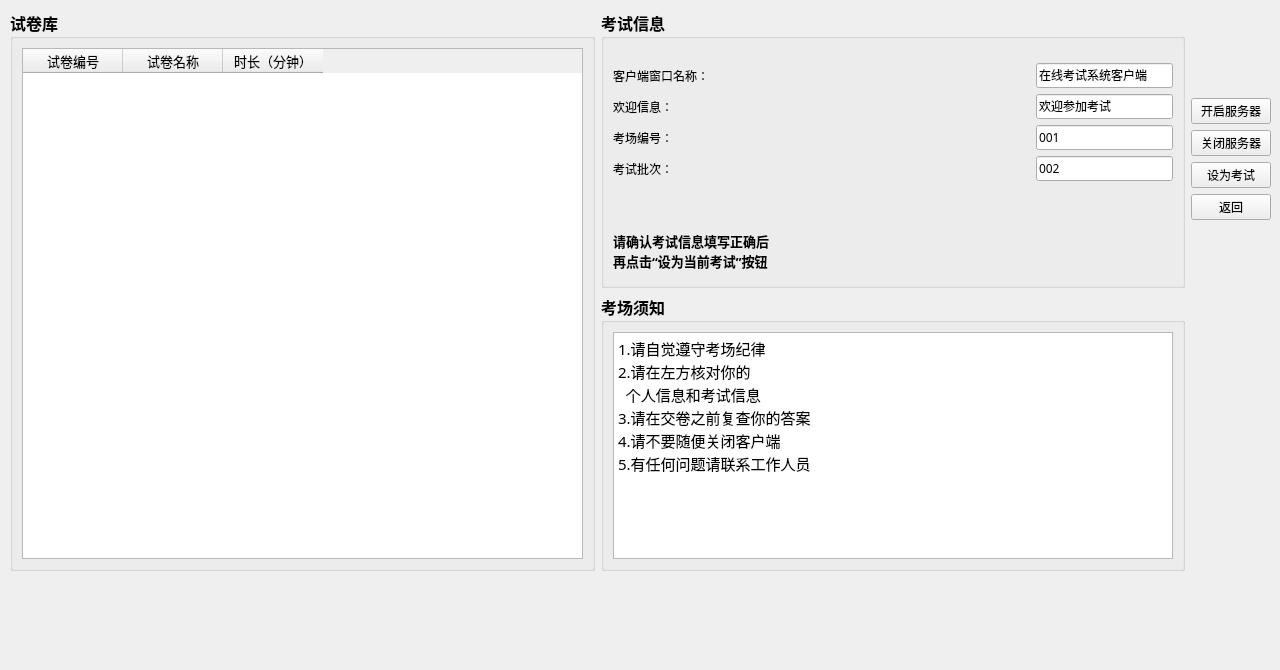
<?xml version="1.0" encoding="UTF-8"?>
<ui version="4.0">
 <class>ExamCtrlUI</class>
 <widget class="QWidget" name="ExamCtrlUI">
  <property name="geometry">
   <rect>
    <x>0</x>
    <y>0</y>
    <width>1280</width>
    <height>670</height>
   </rect>
  </property>
  <property name="minimumSize">
   <size>
    <width>1280</width>
    <height>670</height>
   </size>
  </property>
  <property name="maximumSize">
   <size>
    <width>1280</width>
    <height>713</height>
   </size>
  </property>
  <property name="windowTitle">
   <string>Form</string>
  </property>
  <widget class="QWidget" name="layoutWidget">
   <property name="geometry">
    <rect>
     <x>10</x>
     <y>10</y>
     <width>1261</width>
     <height>561</height>
    </rect>
   </property>
   <layout class="QVBoxLayout" name="verticalLayout_3">
    <item>
     <layout class="QHBoxLayout" name="horizontalLayout_11"/>
    </item>
    <item>
     <layout class="QHBoxLayout" name="horizontalLayout_6">
      <item>
       <layout class="QHBoxLayout" name="horizontalLayout_5">
        <item>
         <widget class="QGroupBox" name="groupBox">
          <property name="font">
           <font>
            <family>Aharoni</family>
            <pointsize>12</pointsize>
            <weight>75</weight>
            <bold>true</bold>
           </font>
          </property>
          <property name="title">
           <string>试卷库</string>
          </property>
          <layout class="QHBoxLayout" name="horizontalLayout_4">
           <item>
            <widget class="QTableWidget" name="tableWidget_paper">
             <property name="font">
              <font>
               <family>SimSun-ExtB</family>
               <pointsize>10</pointsize>
               <weight>50</weight>
               <bold>false</bold>
              </font>
             </property>
             <property name="editTriggers">
              <set>QAbstractItemView::NoEditTriggers</set>
             </property>
             <property name="textElideMode">
              <enum>Qt::ElideLeft</enum>
             </property>
             <column>
              <property name="text">
               <string>试卷编号</string>
              </property>
             </column>
             <column>
              <property name="text">
               <string>试卷名称</string>
              </property>
             </column>
             <column>
              <property name="text">
               <string>时长（分钟）</string>
              </property>
             </column>
            </widget>
           </item>
          </layout>
         </widget>
        </item>
        <item>
         <layout class="QVBoxLayout" name="verticalLayout">
          <item>
           <widget class="QGroupBox" name="groupBox_2">
            <property name="font">
             <font>
              <family>Aharoni</family>
              <pointsize>12</pointsize>
              <weight>75</weight>
              <bold>true</bold>
             </font>
            </property>
            <property name="title">
             <string>考试信息</string>
            </property>
            <layout class="QHBoxLayout" name="horizontalLayout">
             <item>
              <layout class="QVBoxLayout" name="verticalLayout_8">
               <item>
                <spacer name="verticalSpacer_3">
                 <property name="orientation">
                  <enum>Qt::Vertical</enum>
                 </property>
                 <property name="sizeType">
                  <enum>QSizePolicy::Fixed</enum>
                 </property>
                 <property name="sizeHint" stdset="0">
                  <size>
                   <width>20</width>
                   <height>15</height>
                  </size>
                 </property>
                </spacer>
               </item>
               <item>
                <layout class="QVBoxLayout" name="verticalLayout_4">
                 <item>
                  <layout class="QHBoxLayout" name="horizontalLayout_2">
                   <item>
                    <widget class="QLabel" name="label">
                     <property name="font">
                      <font>
                       <family>SimSun-ExtB</family>
                       <pointsize>9</pointsize>
                       <weight>50</weight>
                       <bold>false</bold>
                      </font>
                     </property>
                     <property name="text">
                      <string>客户端窗口名称：</string>
                     </property>
                    </widget>
                   </item>
                   <item>
                    <spacer name="horizontalSpacer_8">
                     <property name="orientation">
                      <enum>Qt::Horizontal</enum>
                     </property>
                     <property name="sizeHint" stdset="0">
                      <size>
                       <width>40</width>
                       <height>20</height>
                      </size>
                     </property>
                    </spacer>
                   </item>
                   <item>
                    <widget class="QLineEdit" name="lineEdit_windowtitle">
                     <property name="sizePolicy">
                      <sizepolicy hsizetype="Fixed" vsizetype="Fixed">
                       <horstretch>0</horstretch>
                       <verstretch>0</verstretch>
                      </sizepolicy>
                     </property>
                     <property name="minimumSize">
                      <size>
                       <width>137</width>
                       <height>0</height>
                      </size>
                     </property>
                     <property name="maximumSize">
                      <size>
                       <width>200</width>
                       <height>16777215</height>
                      </size>
                     </property>
                     <property name="font">
                      <font>
                       <family>SimSun-ExtB</family>
                       <pointsize>9</pointsize>
                       <weight>50</weight>
                       <bold>false</bold>
                      </font>
                     </property>
                     <property name="text">
                      <string>在线考试系统客户端</string>
                     </property>
                    </widget>
                   </item>
                  </layout>
                 </item>
                 <item>
                  <layout class="QHBoxLayout" name="horizontalLayout_8">
                   <item>
                    <widget class="QLabel" name="label_4">
                     <property name="font">
                      <font>
                       <family>SimSun-ExtB</family>
                       <pointsize>9</pointsize>
                       <weight>50</weight>
                       <bold>false</bold>
                      </font>
                     </property>
                     <property name="text">
                      <string>欢迎信息：</string>
                     </property>
                    </widget>
                   </item>
                   <item>
                    <spacer name="horizontalSpacer_3">
                     <property name="orientation">
                      <enum>Qt::Horizontal</enum>
                     </property>
                     <property name="sizeType">
                      <enum>QSizePolicy::Expanding</enum>
                     </property>
                     <property name="sizeHint" stdset="0">
                      <size>
                       <width>30</width>
                       <height>20</height>
                      </size>
                     </property>
                    </spacer>
                   </item>
                   <item>
                    <widget class="QLineEdit" name="lineEdit_welcome">
                     <property name="sizePolicy">
                      <sizepolicy hsizetype="Fixed" vsizetype="Fixed">
                       <horstretch>0</horstretch>
                       <verstretch>0</verstretch>
                      </sizepolicy>
                     </property>
                     <property name="minimumSize">
                      <size>
                       <width>137</width>
                       <height>0</height>
                      </size>
                     </property>
                     <property name="maximumSize">
                      <size>
                       <width>200</width>
                       <height>16777215</height>
                      </size>
                     </property>
                     <property name="font">
                      <font>
                       <family>SimSun-ExtB</family>
                       <pointsize>9</pointsize>
                       <weight>50</weight>
                       <bold>false</bold>
                      </font>
                     </property>
                     <property name="text">
                      <string>欢迎参加考试</string>
                     </property>
                    </widget>
                   </item>
                  </layout>
                 </item>
                 <item>
                  <layout class="QHBoxLayout" name="horizontalLayout_10">
                   <item>
                    <widget class="QLabel" name="label_6">
                     <property name="font">
                      <font>
                       <family>SimSun-ExtB</family>
                       <pointsize>9</pointsize>
                       <weight>50</weight>
                       <bold>false</bold>
                      </font>
                     </property>
                     <property name="text">
                      <string>考场编号：</string>
                     </property>
                    </widget>
                   </item>
                   <item>
                    <spacer name="horizontalSpacer_4">
                     <property name="orientation">
                      <enum>Qt::Horizontal</enum>
                     </property>
                     <property name="sizeType">
                      <enum>QSizePolicy::Expanding</enum>
                     </property>
                     <property name="sizeHint" stdset="0">
                      <size>
                       <width>30</width>
                       <height>20</height>
                      </size>
                     </property>
                    </spacer>
                   </item>
                   <item>
                    <widget class="QLineEdit" name="lineEdit_NO">
                     <property name="minimumSize">
                      <size>
                       <width>137</width>
                       <height>0</height>
                      </size>
                     </property>
                     <property name="maximumSize">
                      <size>
                       <width>137</width>
                       <height>16777215</height>
                      </size>
                     </property>
                     <property name="font">
                      <font>
                       <family>SimSun-ExtB</family>
                       <pointsize>9</pointsize>
                       <weight>50</weight>
                       <bold>false</bold>
                      </font>
                     </property>
                     <property name="text">
                      <string>001</string>
                     </property>
                    </widget>
                   </item>
                  </layout>
                 </item>
                 <item>
                  <layout class="QHBoxLayout" name="horizontalLayout_9">
                   <item>
                    <widget class="QLabel" name="label_7">
                     <property name="font">
                      <font>
                       <family>SimSun-ExtB</family>
                       <pointsize>9</pointsize>
                       <weight>50</weight>
                       <bold>false</bold>
                      </font>
                     </property>
                     <property name="text">
                      <string>考试批次：</string>
                     </property>
                    </widget>
                   </item>
                   <item>
                    <spacer name="horizontalSpacer_5">
                     <property name="orientation">
                      <enum>Qt::Horizontal</enum>
                     </property>
                     <property name="sizeType">
                      <enum>QSizePolicy::Expanding</enum>
                     </property>
                     <property name="sizeHint" stdset="0">
                      <size>
                       <width>30</width>
                       <height>20</height>
                      </size>
                     </property>
                    </spacer>
                   </item>
                   <item>
                    <widget class="QLineEdit" name="lineEdit_pici">
                     <property name="minimumSize">
                      <size>
                       <width>137</width>
                       <height>0</height>
                      </size>
                     </property>
                     <property name="maximumSize">
                      <size>
                       <width>137</width>
                       <height>16777215</height>
                      </size>
                     </property>
                     <property name="font">
                      <font>
                       <family>SimSun-ExtB</family>
                       <pointsize>9</pointsize>
                       <weight>50</weight>
                       <bold>false</bold>
                      </font>
                     </property>
                     <property name="text">
                      <string>002</string>
                     </property>
                    </widget>
                   </item>
                  </layout>
                 </item>
                </layout>
               </item>
               <item>
                <spacer name="verticalSpacer_2">
                 <property name="orientation">
                  <enum>Qt::Vertical</enum>
                 </property>
                 <property name="sizeHint" stdset="0">
                  <size>
                   <width>262</width>
                   <height>13</height>
                  </size>
                 </property>
                </spacer>
               </item>
               <item>
                <widget class="QLabel" name="label_8">
                 <property name="minimumSize">
                  <size>
                   <width>0</width>
                   <height>50</height>
                  </size>
                 </property>
                 <property name="font">
                  <font>
                   <family>微软雅黑</family>
                   <pointsize>10</pointsize>
                  </font>
                 </property>
                 <property name="text">
                  <string>请确认考试信息填写正确后
再点击“设为当前考试”按钮</string>
                 </property>
                </widget>
               </item>
              </layout>
             </item>
            </layout>
           </widget>
          </item>
          <item>
           <widget class="QGroupBox" name="groupBox_3">
            <property name="font">
             <font>
              <family>Aharoni</family>
              <pointsize>12</pointsize>
              <weight>75</weight>
              <bold>true</bold>
             </font>
            </property>
            <property name="title">
             <string>考场须知</string>
            </property>
            <layout class="QHBoxLayout" name="horizontalLayout_3">
             <item>
              <layout class="QVBoxLayout" name="verticalLayout_6">
               <item>
                <widget class="QTextEdit" name="textEdit_message">
                 <property name="html">
                  <string>&lt;!DOCTYPE HTML PUBLIC &quot;-//W3C//DTD HTML 4.0//EN&quot; &quot;http://www.w3.org/TR/REC-html40/strict.dtd&quot;&gt;
&lt;html&gt;&lt;head&gt;&lt;meta name=&quot;qrichtext&quot; content=&quot;1&quot; /&gt;&lt;style type=&quot;text/css&quot;&gt;
p, li { white-space: pre-wrap; }
&lt;/style&gt;&lt;/head&gt;&lt;body style=&quot; font-family:'Aharoni'; font-size:12pt; font-weight:600; font-style:normal;&quot;&gt;
&lt;p style=&quot; margin-top:0px; margin-bottom:0px; margin-left:0px; margin-right:0px; -qt-block-indent:0; text-indent:0px;&quot;&gt;&lt;span style=&quot; font-family:'微软雅黑'; font-size:11pt; font-weight:400;&quot;&gt;1.请自觉遵守考场纪律&lt;/span&gt;&lt;/p&gt;
&lt;p style=&quot; margin-top:0px; margin-bottom:0px; margin-left:0px; margin-right:0px; -qt-block-indent:0; text-indent:0px;&quot;&gt;&lt;span style=&quot; font-family:'微软雅黑'; font-size:11pt; font-weight:400;&quot;&gt;2.请在左方核对你的&lt;/span&gt;&lt;/p&gt;
&lt;p style=&quot; margin-top:0px; margin-bottom:0px; margin-left:0px; margin-right:0px; -qt-block-indent:0; text-indent:0px;&quot;&gt;&lt;span style=&quot; font-family:'微软雅黑'; font-size:11pt; font-weight:400;&quot;&gt;  个人信息和考试信息&lt;/span&gt;&lt;/p&gt;
&lt;p style=&quot; margin-top:0px; margin-bottom:0px; margin-left:0px; margin-right:0px; -qt-block-indent:0; text-indent:0px;&quot;&gt;&lt;span style=&quot; font-family:'微软雅黑'; font-size:11pt; font-weight:400;&quot;&gt;3.请在交卷之前复查你的答案&lt;/span&gt;&lt;/p&gt;
&lt;p style=&quot; margin-top:0px; margin-bottom:0px; margin-left:0px; margin-right:0px; -qt-block-indent:0; text-indent:0px;&quot;&gt;&lt;span style=&quot; font-family:'微软雅黑'; font-size:11pt; font-weight:400;&quot;&gt;4.请不要随便关闭客户端&lt;/span&gt;&lt;/p&gt;
&lt;p style=&quot; margin-top:0px; margin-bottom:0px; margin-left:0px; margin-right:0px; -qt-block-indent:0; text-indent:0px;&quot;&gt;&lt;span style=&quot; font-family:'微软雅黑'; font-size:11pt; font-weight:400;&quot;&gt;5.有任何问题请联系工作人员&lt;/span&gt;&lt;/p&gt;&lt;/body&gt;&lt;/html&gt;</string>
                 </property>
                </widget>
               </item>
              </layout>
             </item>
            </layout>
           </widget>
          </item>
         </layout>
        </item>
       </layout>
      </item>
      <item>
       <layout class="QVBoxLayout" name="verticalLayout_2">
        <item>
         <spacer name="verticalSpacer_6">
          <property name="orientation">
           <enum>Qt::Vertical</enum>
          </property>
          <property name="sizeHint" stdset="0">
           <size>
            <width>20</width>
            <height>40</height>
           </size>
          </property>
         </spacer>
        </item>
        <item>
         <spacer name="verticalSpacer">
          <property name="orientation">
           <enum>Qt::Vertical</enum>
          </property>
          <property name="sizeHint" stdset="0">
           <size>
            <width>20</width>
            <height>40</height>
           </size>
          </property>
         </spacer>
        </item>
        <item>
         <widget class="QPushButton" name="pushButton_startServer">
          <property name="sizePolicy">
           <sizepolicy hsizetype="Fixed" vsizetype="Fixed">
            <horstretch>0</horstretch>
            <verstretch>0</verstretch>
           </sizepolicy>
          </property>
          <property name="maximumSize">
           <size>
            <width>16777215</width>
            <height>1111</height>
           </size>
          </property>
          <property name="font">
           <font>
            <family>SimSun-ExtB</family>
            <pointsize>9</pointsize>
            <weight>50</weight>
            <italic>false</italic>
            <bold>false</bold>
            <underline>false</underline>
            <strikeout>false</strikeout>
           </font>
          </property>
          <property name="layoutDirection">
           <enum>Qt::RightToLeft</enum>
          </property>
          <property name="text">
           <string>开启服务器</string>
          </property>
         </widget>
        </item>
        <item>
         <widget class="QPushButton" name="pushButton_closeServer">
          <property name="sizePolicy">
           <sizepolicy hsizetype="Fixed" vsizetype="Fixed">
            <horstretch>0</horstretch>
            <verstretch>0</verstretch>
           </sizepolicy>
          </property>
          <property name="maximumSize">
           <size>
            <width>16777215</width>
            <height>1111</height>
           </size>
          </property>
          <property name="font">
           <font>
            <family>SimSun-ExtB</family>
            <pointsize>9</pointsize>
            <weight>50</weight>
            <italic>false</italic>
            <bold>false</bold>
            <underline>false</underline>
            <strikeout>false</strikeout>
           </font>
          </property>
          <property name="layoutDirection">
           <enum>Qt::RightToLeft</enum>
          </property>
          <property name="text">
           <string>关闭服务器</string>
          </property>
         </widget>
        </item>
        <item>
         <widget class="QPushButton" name="pushButton_send">
          <property name="sizePolicy">
           <sizepolicy hsizetype="Fixed" vsizetype="Fixed">
            <horstretch>0</horstretch>
            <verstretch>0</verstretch>
           </sizepolicy>
          </property>
          <property name="font">
           <font>
            <family>SimSun-ExtB</family>
            <pointsize>9</pointsize>
           </font>
          </property>
          <property name="text">
           <string>设为考试</string>
          </property>
         </widget>
        </item>
        <item>
         <widget class="QPushButton" name="pushButton_back">
          <property name="sizePolicy">
           <sizepolicy hsizetype="Fixed" vsizetype="Fixed">
            <horstretch>0</horstretch>
            <verstretch>0</verstretch>
           </sizepolicy>
          </property>
          <property name="maximumSize">
           <size>
            <width>16777215</width>
            <height>1111</height>
           </size>
          </property>
          <property name="font">
           <font>
            <family>SimSun-ExtB</family>
            <pointsize>9</pointsize>
            <weight>50</weight>
            <italic>false</italic>
            <bold>false</bold>
            <underline>false</underline>
            <strikeout>false</strikeout>
           </font>
          </property>
          <property name="layoutDirection">
           <enum>Qt::RightToLeft</enum>
          </property>
          <property name="text">
           <string>返回</string>
          </property>
         </widget>
        </item>
        <item>
         <spacer name="verticalSpacer_4">
          <property name="orientation">
           <enum>Qt::Vertical</enum>
          </property>
          <property name="sizeHint" stdset="0">
           <size>
            <width>20</width>
            <height>40</height>
           </size>
          </property>
         </spacer>
        </item>
        <item>
         <spacer name="verticalSpacer_10">
          <property name="orientation">
           <enum>Qt::Vertical</enum>
          </property>
          <property name="sizeHint" stdset="0">
           <size>
            <width>20</width>
            <height>40</height>
           </size>
          </property>
         </spacer>
        </item>
        <item>
         <spacer name="verticalSpacer_5">
          <property name="orientation">
           <enum>Qt::Vertical</enum>
          </property>
          <property name="sizeHint" stdset="0">
           <size>
            <width>20</width>
            <height>40</height>
           </size>
          </property>
         </spacer>
        </item>
        <item>
         <spacer name="verticalSpacer_11">
          <property name="orientation">
           <enum>Qt::Vertical</enum>
          </property>
          <property name="sizeHint" stdset="0">
           <size>
            <width>20</width>
            <height>40</height>
           </size>
          </property>
         </spacer>
        </item>
        <item>
         <spacer name="verticalSpacer_7">
          <property name="orientation">
           <enum>Qt::Vertical</enum>
          </property>
          <property name="sizeHint" stdset="0">
           <size>
            <width>20</width>
            <height>40</height>
           </size>
          </property>
         </spacer>
        </item>
        <item>
         <spacer name="verticalSpacer_8">
          <property name="orientation">
           <enum>Qt::Vertical</enum>
          </property>
          <property name="sizeHint" stdset="0">
           <size>
            <width>20</width>
            <height>40</height>
           </size>
          </property>
         </spacer>
        </item>
        <item>
         <spacer name="verticalSpacer_12">
          <property name="orientation">
           <enum>Qt::Vertical</enum>
          </property>
          <property name="sizeHint" stdset="0">
           <size>
            <width>20</width>
            <height>40</height>
           </size>
          </property>
         </spacer>
        </item>
        <item>
         <spacer name="verticalSpacer_9">
          <property name="orientation">
           <enum>Qt::Vertical</enum>
          </property>
          <property name="sizeHint" stdset="0">
           <size>
            <width>20</width>
            <height>40</height>
           </size>
          </property>
         </spacer>
        </item>
       </layout>
      </item>
     </layout>
    </item>
   </layout>
  </widget>
 </widget>
 <resources/>
 <connections/>
</ui>
